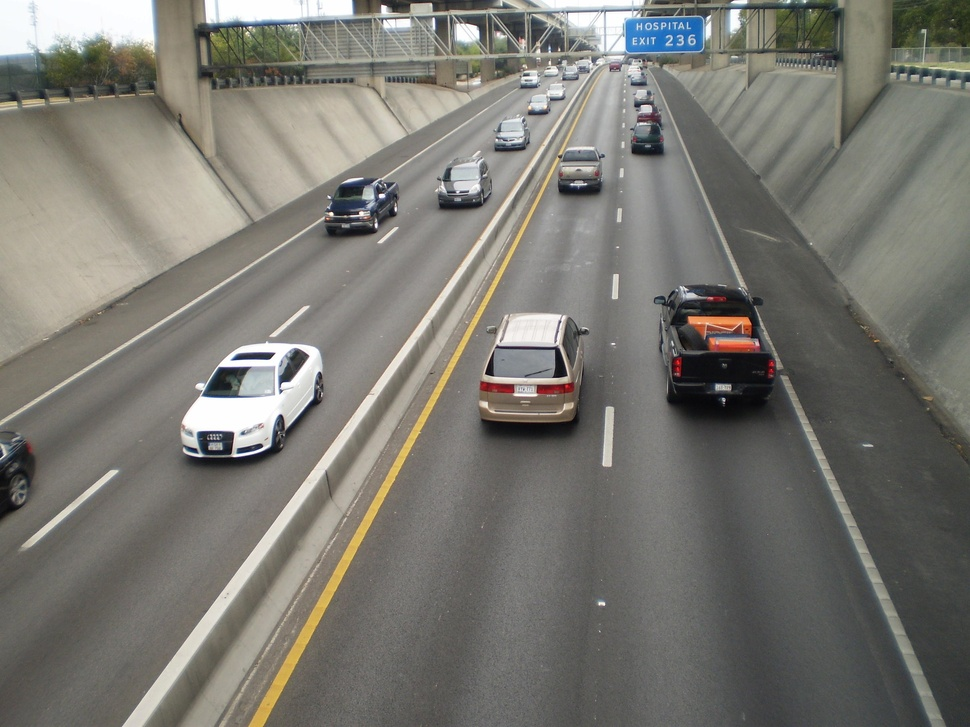
#> input picture 1.jpg, 970 x 727 px, shrunk from 2400 x 1800 before the run
$ python performance.py   (Python 2 division)
#> lines starting #> are read from the running program, lines starting #| are printed output that depends on the picture
import cv2
import numpy as np

print cv2.useOptimized()


img1 = cv2.imread('1.jpg')
#> img1 is the input picture: shape (727, 970, 3); mean B, G, R 113.7, 120.1, 121.7

e1 = cv2.getTickCount()
for i in xrange(5,49,2):
	img1 = cv2.medianBlur(img1,i)
#> this loop made 22 passes
#> pass 2, `img1 = cv2.medianBlur(img1,i)`:
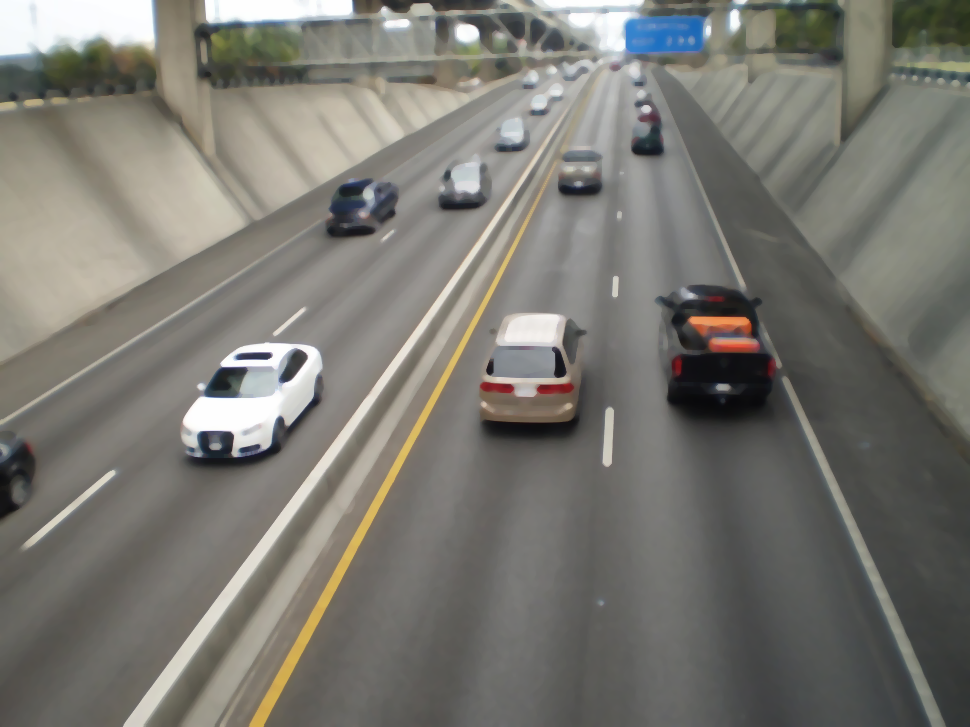
#> img1: shape (727, 970, 3); mean B, G, R 113.4, 119.9, 121.4
#> after the loop:
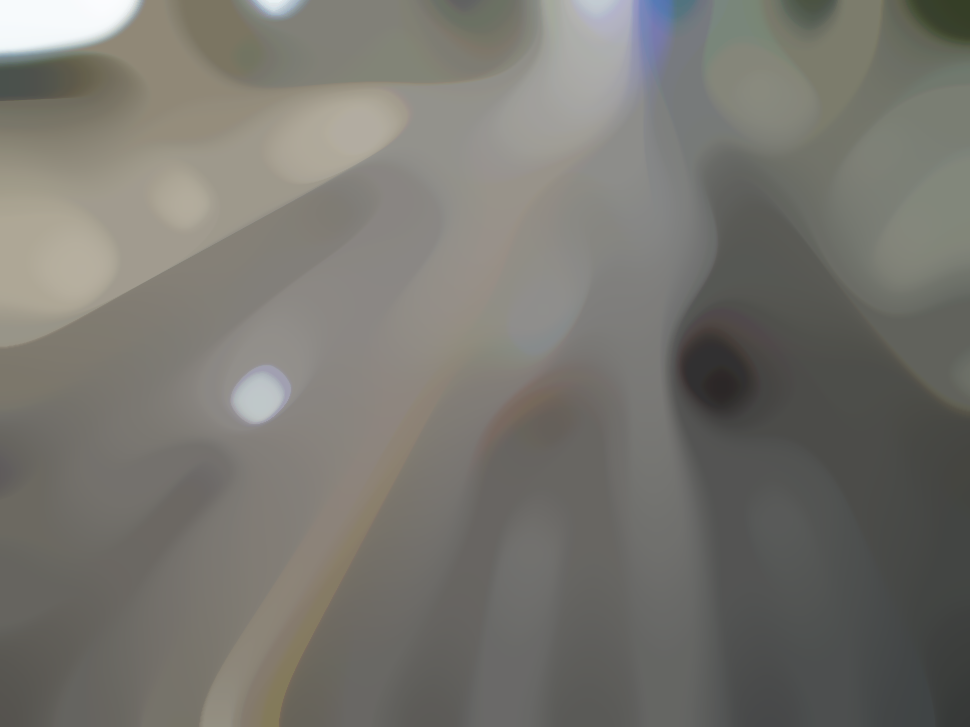
#> img1: shape (727, 970, 3); mean B, G, R 111.2, 117.4, 119


e2 = cv2.getTickCount()

t = (e2-e1)/cv2.getTickFrequency()

print t

$ run again, with 3.jpg copied over 1.jpg
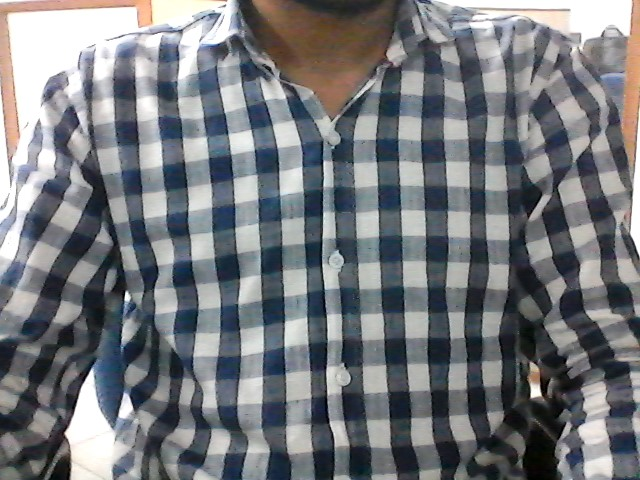
#> input picture 3.jpg, 640 x 480 px
#> img1 is the input picture: shape (480, 640, 3); mean B, G, R 124.9, 120.9, 118.2
#> the loop `for i in xrange(5,49,2):` made 22 passes
#> pass 2, `img1 = cv2.medianBlur(img1,i)`:
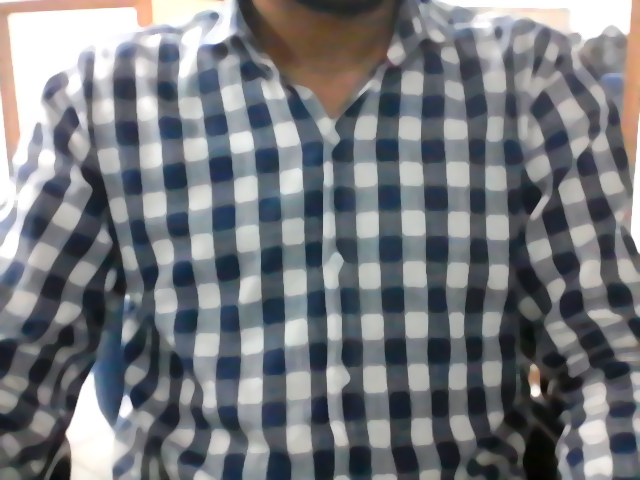
#> img1: shape (480, 640, 3); mean B, G, R 125.5, 121.4, 118.7
#> after the loop `for i in xrange(5,49,2):`:
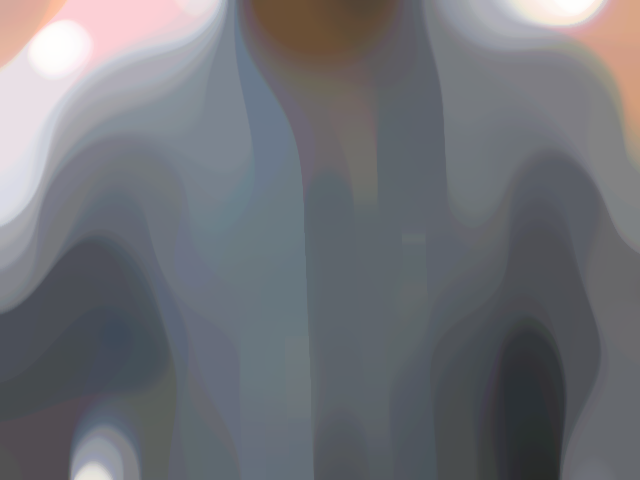
#> img1: shape (480, 640, 3); mean B, G, R 118.8, 113.7, 112.2

$ run again, with 31.jpg copied over 1.jpg
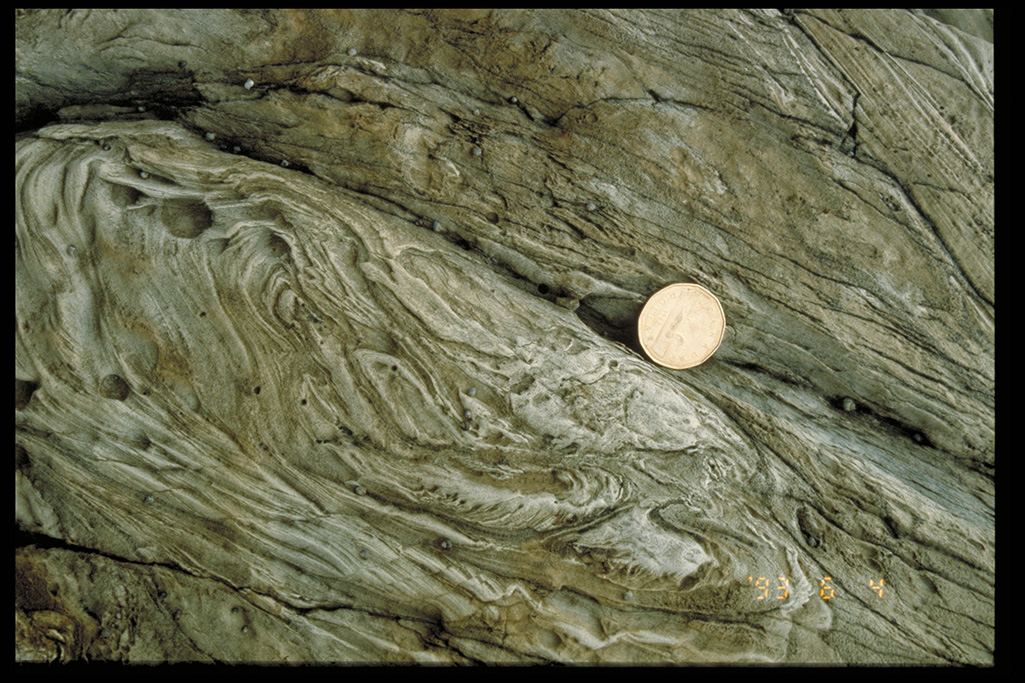
#> input picture 31.jpg, 1025 x 683 px
#> img1 is the input picture: shape (683, 1025, 3); mean B, G, R 77.7, 103.6, 102.8
#> the loop `for i in xrange(5,49,2):` made 22 passes
#> pass 2, `img1 = cv2.medianBlur(img1,i)`:
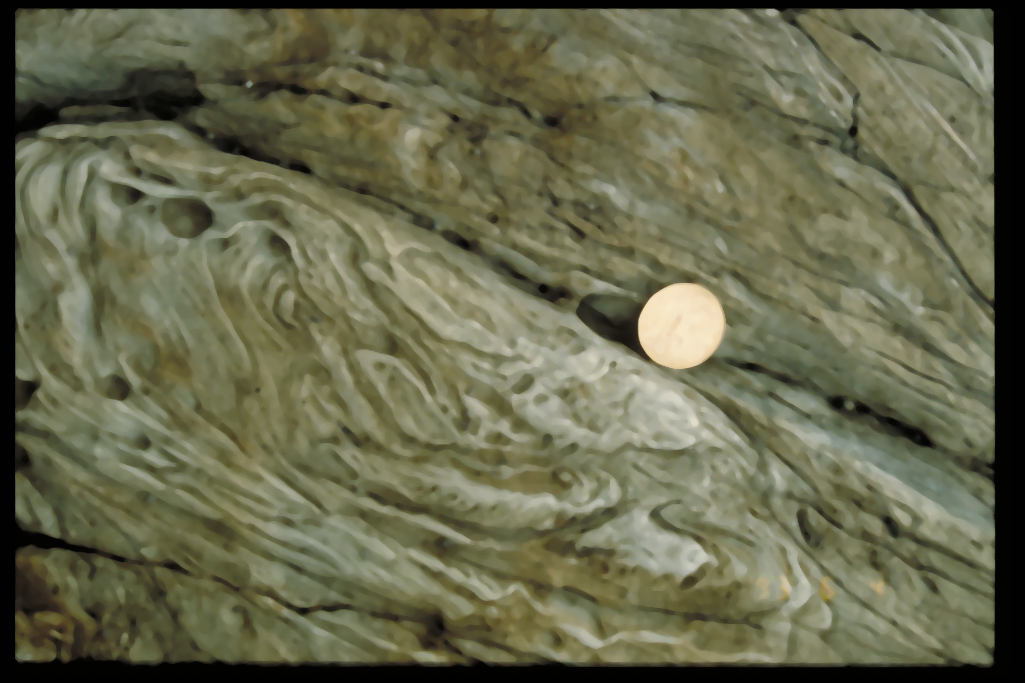
#> img1: shape (683, 1025, 3); mean B, G, R 77.5, 104.1, 103.1
#> after the loop `for i in xrange(5,49,2):`:
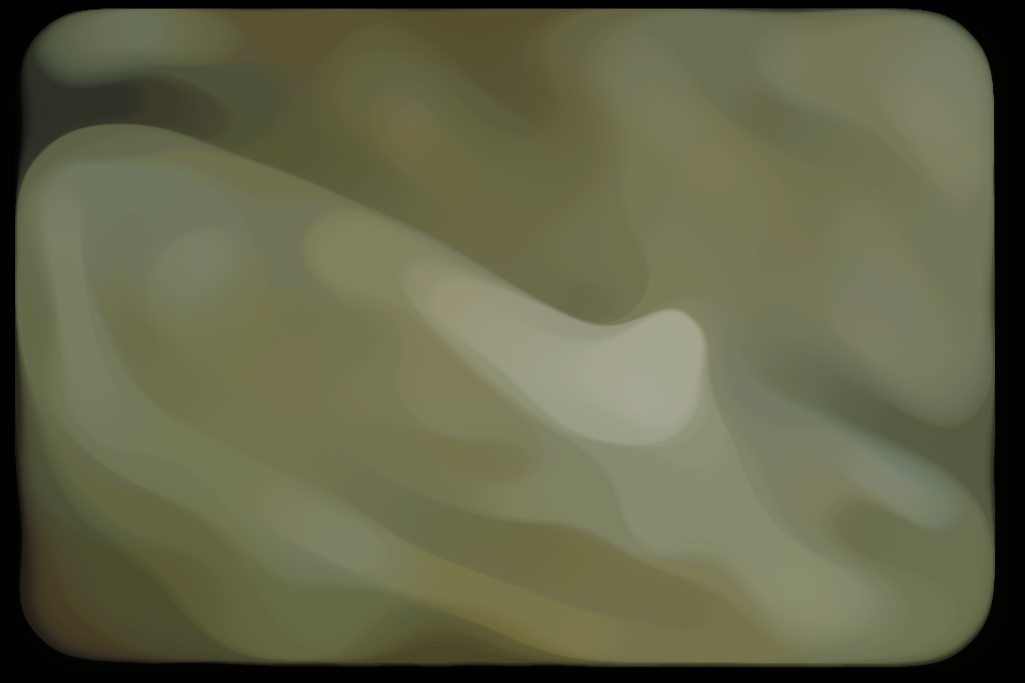
#> img1: shape (683, 1025, 3); mean B, G, R 73.4, 101.6, 100.2
